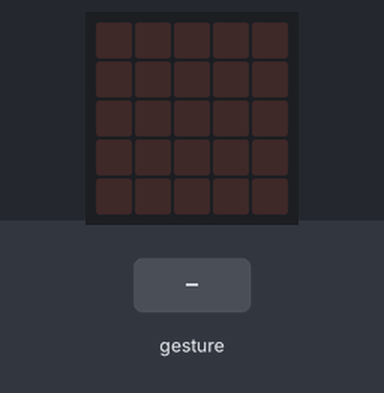
Simulated run of this program. Board: BBC micro:bit (MakeCode). On the bench: the board's 5×5 LED display. The test bench sets the inputs (shaded band). Random numbers come from a fixed seed; a tilt is held for 1.5 s and a shake lasts 1 s, then the board lies face up again.

Above: at 1.2 s.
1.3 s: gesture 'shake'
At 2.4 s:
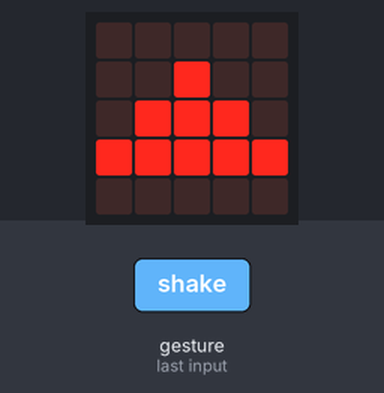
3.0 s: gesture 'shake'
At 3.7 s:
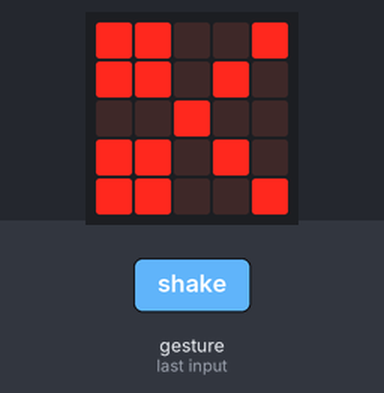
Timing chart, 0 to 6.0 s (numbered marks = the images above; inputs shaded):
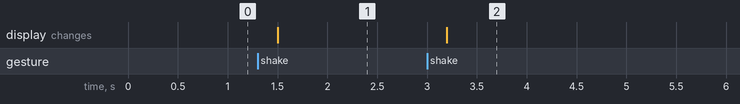

Measured:
- after the input at 1.3 s, the display: changes after 0.20 s (image 1)
- after the input at 3.0 s, the display: changes after 0.20 s (image 2)

The program:

main.ts
```typescript
let MANO = 0
input.onGesture(Gesture.Shake, function () {
    MANO = randint(1, 3)
    if (MANO == 1) {
        basic.showLeds(`
            . . . . .
            . . # . .
            . # # # .
            # # # # #
            . . . . .
            `)
    }
    if (MANO == 2) {
        basic.showLeds(`
            # # # # #
            # # # # #
            # # # # #
            # # # # #
            # # # # #
            `)
    }
    if (MANO == 3) {
        basic.showLeds(`
            # # . . #
            # # . # .
            . . # . .
            # # . # .
            # # . . #
            `)
    }
})
```

test.ts
```typescript
// aquí va el archivo "tests"; esto no se compilará cuando este paquete se utilice como una extensión.
```
